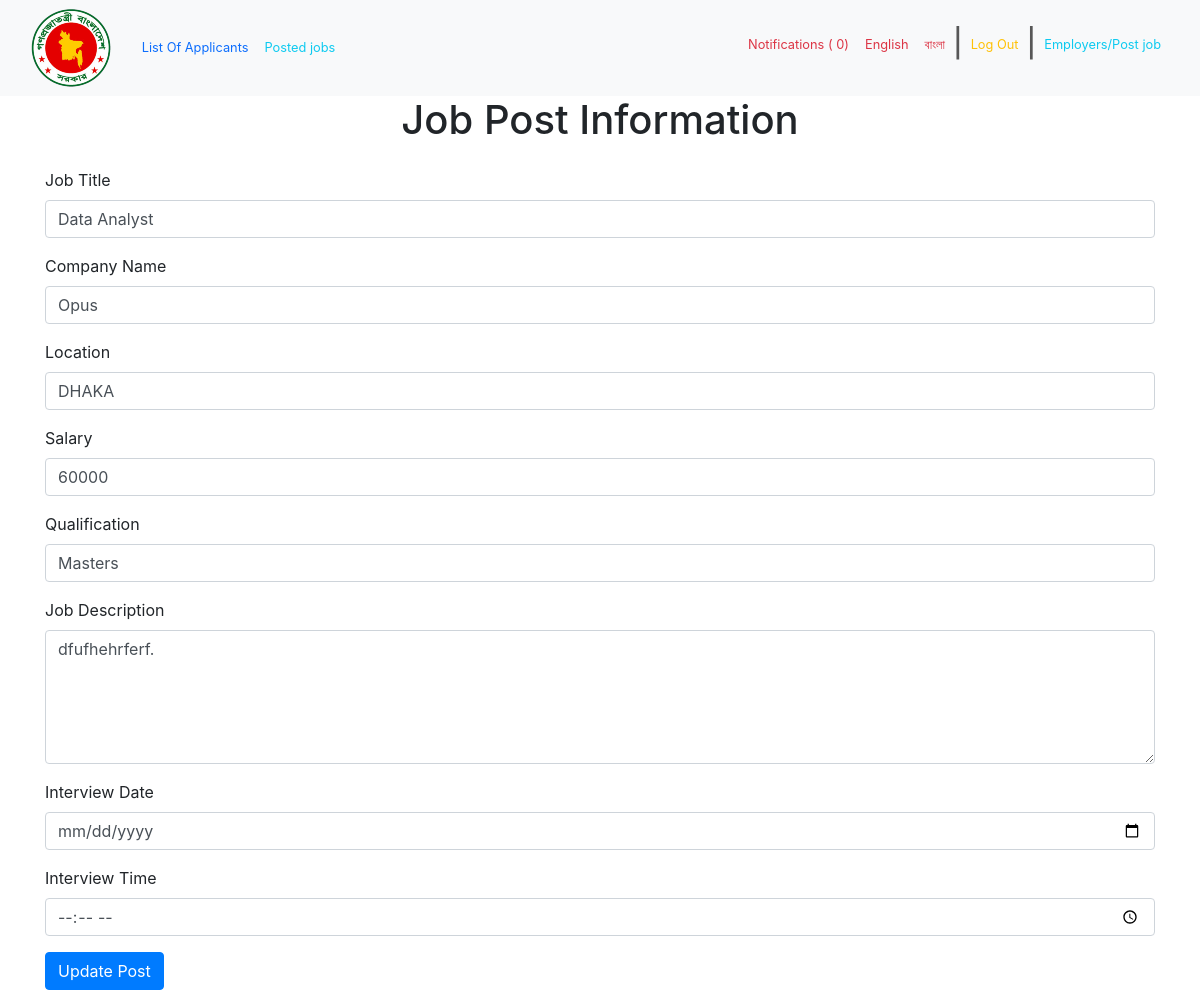
/view_job.php?Job_ID=2 (signed in), run on the app's committed database.
### tables this page shows
CREATE TABLE `jobs` (
  `Job_ID` int(6) NOT NULL,
  `Job_Title` varchar(100) NOT NULL,
  `Job_Description` varchar(500) NOT NULL,
  `Salary` int(11) NOT NULL,
  `Location` varchar(50) NOT NULL,
  `Company_Name` varchar(100) NOT NULL,
  `Qualification` varchar(100) NOT NULL,
  `Interview_Date` date NOT NULL,
  `Interview_Time` time NOT NULL
);

### dbcon.php (called while the page is built, shortened)
<?php
$con = mysqli_connect("localhost", "root", "", "job_portal");
function adminNotificationCounter()
{
  global $con;
  $sql1 = "SELECT COUNT(Notify_admin) AS Number FROM apply WHERE apply.Notify_admin = '1'";
  $count = $con->query($sql1);
  if ($count->num_rows > 0) {
    $row = $count->fetch_assoc();
    $counter = $row['Number'];
    return $counter;
  } else {
    return 0;
  }
}
?>

### view_job.php (the view, shortened to what this page needs)
<?php
require 'dbcon.php';
?>
<!DOCTYPE html>
<html lang="en">
<head>
  <link rel="stylesheet" href="./css/style.css">
  <link href="https://cdn.jsdelivr.net/npm/bootstrap@5.3.0-alpha2/dist/css/bootstrap.min.css" rel="stylesheet"
>
  <link rel="stylesheet" href="https://cdnjs.cloudflare.com/ajax/libs/twitter-bootstrap/4.6.0/css/bootstrap.min.css">
</head>
<nav class="navbar navbar-expand-lg bg-body-tertiary">
  <div class="container-fluid">
    <img style="margin-right:2%;" src="./img/logo.png" alt="">
    <div class="collapse navbar-collapse" id="navbarText">
      <ul class="navbar-nav me-auto mb-2 mb-lg-0">
        <li class="nav-item">
          <a class="nav-link active link-primary" aria-current="page" href="List_of_Applicants.php">List Of
            Applicants</a>
        </li>
        <li class="nav-item">
          <a class="nav-link active link-info" href="posted_jobs.php">Posted jobs</a>
        </li>
      </ul>
      <span class="navbar-text">
        <ul class="navbar-nav me-auto mb-2 mb-lg-0">
          <li class="nav-item">
            <a class="nav-link active link-danger" href="admin_notification.php">Notifications (
              <?php echo adminNotificationCounter(); ?>)
            </a>
          </li>
          <li class="nav-item">
            <a class="nav-link link-danger" href="#">English</a>
          </li>
          <li class="nav-item">
            <a class="nav-link link-danger" href="#">বাংলা </a>
          </li>
          <h3>|</h3>
          <li class="nav-item">
            <a class="nav-link active link-warning " href="#">Log Out </a>
          </li>
          <h3>|</h3>
          <li class="nav-item">
            <a class="nav-link link-info" href="Post_Job.php">Employers/Post job </a>
          </li>
        </ul>
      </span>
    </div>
  </div>
</nav>
<body>
  <div class="container">
    <h1 class="text-center mb-4">Job Post Information</h1>
    <?php
    if (isset($_GET['Job_ID'])) {
      $Job_ID = mysqli_real_escape_string($con, $_GET['Job_ID']);
      $query = "SELECT * FROM jobs WHERE Job_ID='$Job_ID'";
      $query_run = mysqli_query($con, $query);
      if (mysqli_num_rows($query_run) > 0) {
        $job = mysqli_fetch_array($query_run);
        ?>
        <form action="code.php" method="POST">
          <div class="form-group">
            <label for="jobTitle">Job Title</label>
            <input type="text" name="Job_Title" value="<?= $job['Job_Title']; ?>" class="form-control">
          </div>
          <div class="form-group">
            <label for="companyName">Company Name</label>
            <input type="text" name="Company_Name" value="<?= $job['Company_Name']; ?>" class="form-control">
          </div>
          <div class="form-group">
            <label for="location">Location</label>
            <input type="text" name="Location" value="<?= $job['Location']; ?>" class="form-control">
          </div>
          <div class="form-group">
            <label for="salary">Salary</label>
            <input type="number" name="Salary" value="<?= $job['Salary']; ?>" class="form-control">
          </div>
          <div class="form-group">
            <label for="qualification">Qualification</label>
            <input type="text" name="Qualification" value="<?= $job['Qualification']; ?>" class="form-control">
          </div>
          <div class="form-group">
            <label for="jobDescription">Job Description</label>
            <textarea class="form-control" name="Job_Description" rows="5"><?= $job['Job_Description']; ?></textarea>
          </div>
          <div class="form-group">
            <label for="interviewDate">Interview Date</label>
            <input type="date" class="form-control" name="interviewDate" placeholder="Enter interview date">
          </div>
          <div class="form-group">
            <label for="interviewTime">Interview Time</label>
            <input type="time" class="form-control" name="interviewTime" placeholder="Enter interview time">
          </div>
          <div class="mb-3">
            <button type="submit" name="update_job" value="<?= $Job['Job_ID']; ?>" class="btn btn-primary">
              Update Post
            </button>
          </div>
        </form>
        <?php
      } else {
        echo "<h4>No Such Job ID Found</h4>";
      }
    }
    ?>
  </div>
</body>
</html>

### css/style.css (style rules this page uses)
#navbarText { font-size: 80%; }

### data on the page
jobs: Job_Title "Data Analyst", Company_Name "Opus", Location "DHAKA", Salary "60000", Qualification "Masters", Job_Description "dfufhehrferf."

### other printed values
adminNotificationCounter() "0"
